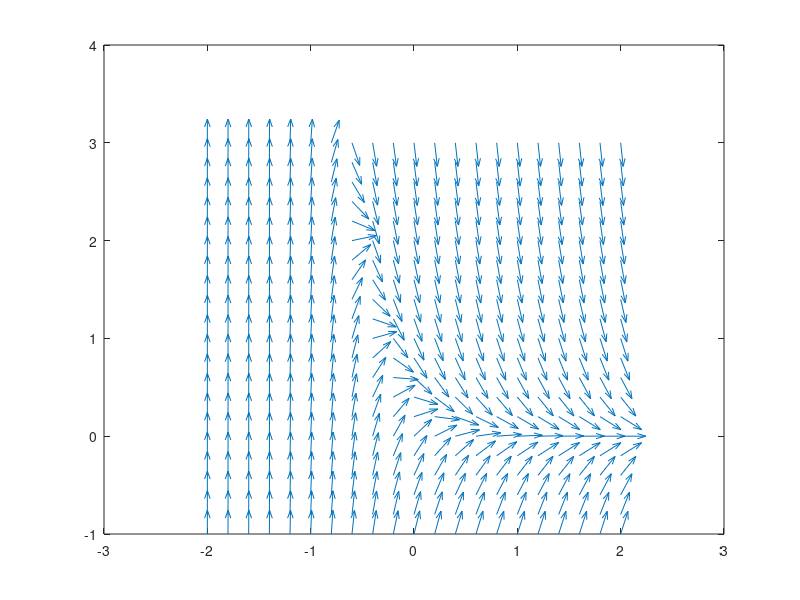

The MATLAB source for this figure: (Note: this script raises an error after producing the figure.)
%% Question 4
%{
    This script generates a direction field using quiver, representing vectors based on a differential equation. 
    It then plots a solution curve on the same graph. 
    The plot is labeled and axis limits are set.
%}

% Direction field
[x y] = meshgrid(-2:0.2:2,-1:0.2:3);
a = ones(size(x));
b = exp(-3.2*x)-3.3*y;
ascaled = a./sqrt(a.^2+b.^2);
bscaled = b./sqrt(a.^2+b.^2);
quiver(x,y,ascaled,bscaled);



% Solution curve
x = -2:0.1:2;
y = (10*exp(-3.2*x)-9*exp(-3.3*x));
hold on;
plot(x,y,'Black', 'linewidth', 2)


axis([-2 2 -1 3]);
title('Colin Chambachan, 400449795');
xlabel('x');
ylabel('y');